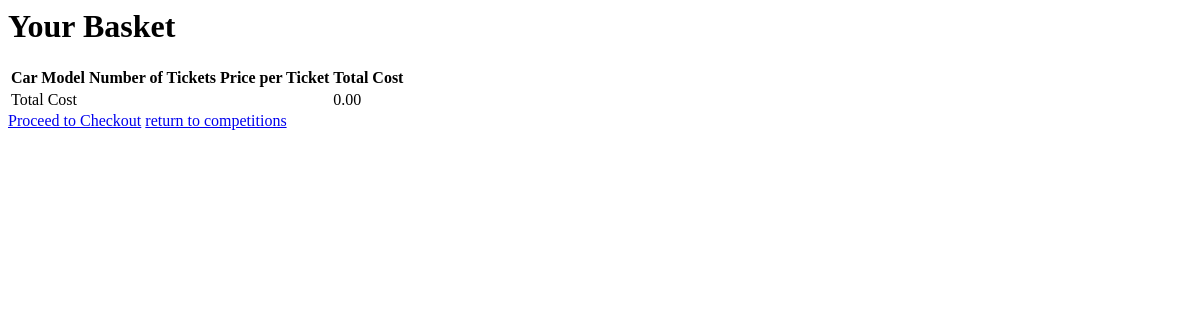
/basket/ (signed in), run on an earlier commit of the app's database.
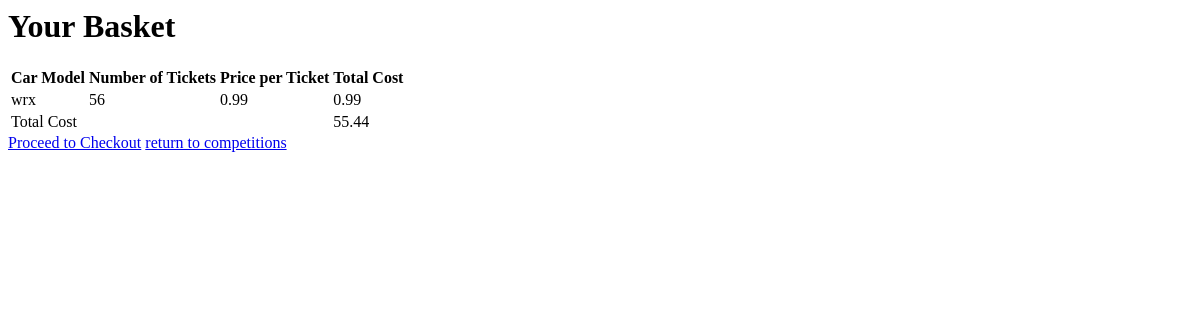
And on a later commit of the database.
### competition/models.py (models this page shows, shortened)
class BasketItem(models.Model):
    user = models.ForeignKey(get_user_model(), on_delete=models.CASCADE)
    competition = models.ForeignKey(Competition, on_delete=models.CASCADE)
    ticket_count = models.IntegerField()
    added_date = models.DateTimeField(auto_now_add=True)

class Competition(models.Model):
    car_model = models.CharField(max_length=100)
    description = models.TextField()
    specifications = models.TextField()
    rules = models.TextField()
    image = models.ImageField(upload_to='cars/')
    ticket_price = models.DecimalField(max_digits=10, decimal_places=2)
    total_tickets = models.PositiveIntegerField()
    start_date = models.DateTimeField()
    end_date = models.DateTimeField()
    max_entries_per_user = models.PositiveIntegerField()
    tickets_sold = models.IntegerField(default=0)

### competition/views.py (the view)
# urls.py: path('basket/', views.view_basket, name='view_basket'),
@login_required
def view_basket(request):
    basket_items = BasketItem.objects.filter(user=request.user)
    total_cost = sum(item.competition.ticket_price * item.ticket_count for item in basket_items)
    return render(request, 'cars_competition/view_basket.html', {'basket_items': basket_items, 'total_cost': total_cost})

### cart/context_processors.py (called while the page is built)
def cart(request):
    return{'cart': Cart(request)}

### competition/templates/cars_competition/view_basket.html
<h1>Your Basket</h1>
<table>
    <thead>
        <tr>
            <th>Car Model</th>
            <th>Number of Tickets</th>
            <th>Price per Ticket</th>
            <th>Total Cost</th>
        </tr>
    </thead>
    <tbody>
        {% for item in basket_items %}
        <tr>
            <td>{{ item.competition.car_model }}</td>
            <td>{{ item.ticket_count }}</td>
            <td>{{ item.competition.ticket_price }}</td>
            <td>{{ item.competition.ticket_price|floatformat:2 }}</td>
        </tr>
        {% endfor %}
        <tr>
            <td colspan="3">Total Cost</td>
            <td>{{ total_cost|floatformat:2 }}</td>
        </tr>
    </tbody>
</table>
<a href="#">Proceed to Checkout</a>
<a href="/">return to competitions</a>

What changed in the data, as far as the page shows it:
added BasketItem: competition.car_model "wrx", ticket_count "56", competition.ticket_price "0.99"
Also different on the page:
{{ total_cost|floatformat:2 }}: "0.00" → "55.44"
